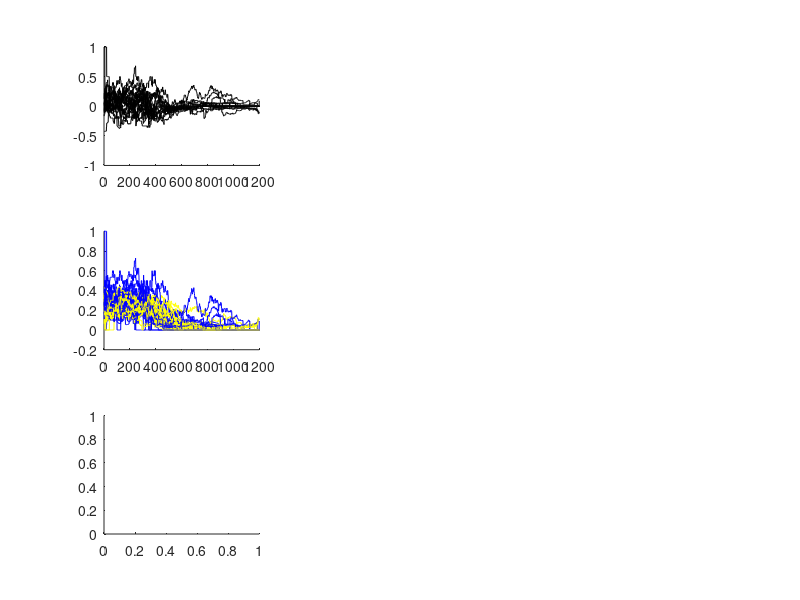

The MATLAB script that drew this image: (Note: this script raises an error after producing the figure.)
clear all
load HabitData

% habit index
% plot habit / other
col = {'r','g','b'};

figure(111); clf; hold on
for c=1:3

    for s=1:24
        if(~isempty(data(s,c).RT))
            data(s,c).habit_index = data(s,c).sliding_window(2,:)-data(s,c).sliding_window(3,:);
            subplot(3,3,c); hold on
            plot(data(s,c).habit_index,'k')
            
            habit_index(s,:,c) = data(s,c).habit_index;
            habit_err(s,:,c) = data(s,c).sliding_window(2,:);
            other_err(s,:,c) = data(s,c).sliding_window(3,:);
            
            subplot(3,3,c+3); hold on
            plot(data(s,c).sliding_window(2,:),'b')
            plot(data(s,c).sliding_window(3,:),'y')
            
        else
            habit_index(s,:,c) = NaN;
            habit_err(s,:,c) = NaN;
            other_err(s,:,c) = NaN;
        end
    end
    
    % tidy up zeros
    
    subplot(3,3,c+6); hold on
    shadedErrorBar([],nanmean(habit_err(:,:,c)),seNaN(habit_err(:,:,c)),col{c})
    shadedErrorBar([],nanmean(other_err(:,:,c)),seNaN(other_err(:,:,c)),'k')
    axis([0 1200 -.1 1])
end

figure(112); clf; hold on
subplot(1,3,1); hold on
title('habit index')
shadedErrorBar([],nanmean(habit_index(:,:,1)),seNaN(habit_index(:,:,1)),'r')
shadedErrorBar([],nanmean(habit_index(:,:,2)),seNaN(habit_index(:,:,2)),'g')
shadedErrorBar([],nanmean(habit_index(:,:,3)),seNaN(habit_index(:,:,3)),'b')
axis([0 1200 -.1 1])

subplot(1,3,2); hold on
title('habit error')
shadedErrorBar([],nanmean(habit_err(:,:,1)),seNaN(habit_err(:,:,1)),'r')
shadedErrorBar([],nanmean(habit_err(:,:,2)),seNaN(habit_err(:,:,2)),'g')
shadedErrorBar([],nanmean(habit_err(:,:,3)),seNaN(habit_err(:,:,3)),'b')
axis([0 1200 -.1 1])

subplot(1,3,3); hold on
title('other error')
shadedErrorBar([],nanmean(other_err(:,:,1)),seNaN(other_err(:,:,1)),'r')
shadedErrorBar([],nanmean(other_err(:,:,2)),seNaN(other_err(:,:,2)),'g')
shadedErrorBar([],nanmean(other_err(:,:,3)),seNaN(other_err(:,:,3)),'b')
axis([0 1200 -.1 1])


figure(113); clf; hold on
for c=1:3
subplot(1,3,c); hold on
shadedErrorBar([],nanmean(habit_err(:,:,c)),seNaN(habit_err(:,:,c)),col{c})
shadedErrorBar([],nanmean(other_err(:,:,c)),seNaN(other_err(:,:,c)),col{c})
axis([0 1200 0 .5])
end

%%
figure(114); clf; hold on
plot(habit_index(:,:,2)')


figure(115); clf; hold on
plot(1,nanmean(nanmean(habit_index(:,:,1))),'.','markersize',20)
plot(2,nanmean(nanmean(habit_index(:,:,2))),'.','markersize',20)
plot(3,nanmean(nanmean(habit_index(:,:,3))),'.','markersize',20)

%% normalize and plot
rng = 1:200; % range to calculate baseline selection probability
for c=1:3
    for s=1:24
        if(~isempty(data(s,c).RT))
            bsl_prob_habit(s,c) = nanmean(data(s,c).sliding_window(2,rng));
            bsl_prob_other(s,c) = nanmean(data(s,c).sliding_window(3,rng));
        end
    end
end

figure(116); clf; hold on
for s=1:24
    subplot(4,6,s); hold on
    if(~isempty(data(s,1).RT))
        plot(.25*data(s,1).sliding_window(2,:)/bsl_prob_habit(s,1),'r')
        plot(.25*data(s,1).sliding_window(3,:)/bsl_prob_other(s,1),'k')
        plot([0 1200],[.25 .25],'k:')
        axis([0 1200 0 1])
    end
end

figure(117); clf; hold on
for s=1:24
    subplot(4,6,s); hold on
    if(~isempty(data(s,2).RT))
        plot(.25*data(s,2).sliding_window(2,:)/bsl_prob_habit(s,2),'r')
        plot(.25*data(s,2).sliding_window(3,:)/bsl_prob_other(s,2),'k')
        plot([0 1200],[.25 .25],'k:')
        axis([0 1200 0 1])
    end
end

figure(118); clf; hold on
for s=1:24
    subplot(4,6,s); hold on
    if(~isempty(data(s,3).RT))
        plot(.25*data(s,3).sliding_window(2,:)/bsl_prob_habit(s,3),'r')
        plot(.25*data(s,3).sliding_window(3,:)/bsl_prob_other(s,3),'k')
        plot([0 1200],[.25 .25],'k:')
        axis([0 1200 0 1])
    end
end
%% compute plot normalized habit index
figure(119); clf; hold on
HI_rng = [300:600];
for c=1:3
    for s=1:24
        if(~isempty(data(s,c).RT))
            data(s,c).habit_index_norm = .25*(habit_err(s,:,c)/bsl_prob_habit(s,c) - other_err(s,:,c)/bsl_prob_other(s,c));
            habit_index_norm(s,:,c) = data(s,c).habit_index_norm;
            habit_index_norm_av(s,c) = nanmean(habit_index_norm(s,HI_rng,c));
            habit_index_av(s,c) = nanmean(habit_index(s,HI_rng,c));
        else
            habit_index_norm(s,:,c) = NaN;
            habit_index_norm_av(s,c) = NaN;
            habit_index_av(s,c) = NaN; 
        end
    end
    subplot(1,3,c); hold on
    plot(habit_index_norm(:,:,c)');
    
end
%%
figure(120); clf; hold on
subplot(1,2,1); hold on
plot(1+.5*rand(1,24)-.25,habit_index_av(:,1),'r.','markersize',15)
plot(2+.5*rand(1,24)-.25,habit_index_av(:,2),'g.','markersize',15)
plot(3+.5*rand(1,24)-.25,habit_index_av(:,3),'b.','markersize',15)

plot([1 1],nanmean(habit_index_av(:,1))*[1 1]+seNaN(habit_index_av(:,1))*[-1 1],'r','linewidth',3)
plot(2*[1 1],nanmean(habit_index_av(:,2))*[1 1]+seNaN(habit_index_av(:,2))*[-1 1],'g','linewidth',3)
plot(3*[1 1],nanmean(habit_index_av(:,3))*[1 1]+seNaN(habit_index_av(:,3))*[-1 1],'b','linewidth',3)

igood = find(~isnan(habit_index_av(:,1)));
plot([0.5 3.5],(nanmean(habit_index_av(:,1))+2*std(habit_index_av(igood,1)))*[1 1],'r:')

% same but for index normalized to baseline selection probability
subplot(1,2,2); hold on
plot(1+.5*rand(1,24)-.25,habit_index_norm_av(:,1),'r.','markersize',15)
plot(2+.5*rand(1,24)-.25,habit_index_norm_av(:,2),'g.','markersize',15)
plot(3+.5*rand(1,24)-.25,habit_index_norm_av(:,3),'b.','markersize',15)

plot([1 1],nanmean(habit_index_norm_av(:,1))*[1 1]+seNaN(habit_index_norm_av(:,1))*[-1 1],'r','linewidth',3)
plot(2*[1 1],nanmean(habit_index_norm_av(:,2))*[1 1]+seNaN(habit_index_norm_av(:,2))*[-1 1],'g','linewidth',3)
plot(3*[1 1],nanmean(habit_index_norm_av(:,3))*[1 1]+seNaN(habit_index_norm_av(:,3))*[-1 1],'b','linewidth',3)

igood = find(~isnan(habit_index_norm_av(:,1)));
plot([0.5 3.5],(nanmean(habit_index_norm_av(:,1))+2*std(habit_index_norm_av(igood,1)))*[1 1],'r:')

%% split data into habit/no-habit - norm

HI_thr = nanmean(habit_index_norm_av(:,1))+2*std(habit_index_norm_av(igood,1));
i_habit2 = find(habit_index_norm_av(:,2)>=HI_thr);
i_nohabit2 = find(habit_index_norm_av(:,2)<HI_thr);
i_habit3 = find(habit_index_norm_av(:,3)>=HI_thr);
i_nohabit3 = find(habit_index_norm_av(:,3)<HI_thr);

figure(121); clf; hold on
subplot(2,2,1); hold on
plot([0 1200],[0 0],'k:')
plot(habit_err(i_habit2,:,2)','g')
plot(habit_err(i_nohabit2,:,2)','k')

subplot(2,2,3); hold on
plot([0 1200],[0 0],'k:')
plot(habit_err(i_habit3,:,3)','g')
plot(habit_err(i_nohabit3,:,3)','k')

%% no norm

HI_thr = nanmean(habit_index_av(:,1))+2*std(habit_index_av(igood,1));
i_habit2 = find(habit_index_av(:,2)>=HI_thr);
i_nohabit2 = find(habit_index_av(:,2)<HI_thr);
i_habit3 = find(habit_index_av(:,3)>=HI_thr);
i_nohabit3 = find(habit_index_av(:,3)<HI_thr);

%figure(122); clf; hold on
subplot(2,2,2); hold on
plot([0 1200],[0 0],'k:')
plot(habit_err(i_habit2,:,2)','g')
plot(habit_err(i_nohabit2,:,2)','k')


subplot(2,2,4); hold on
plot([0 1200],[0 0],'k:')
plot(habit_err(i_habit3,:,3)','g')
plot(habit_err(i_nohabit3,:,3)','k')

%%